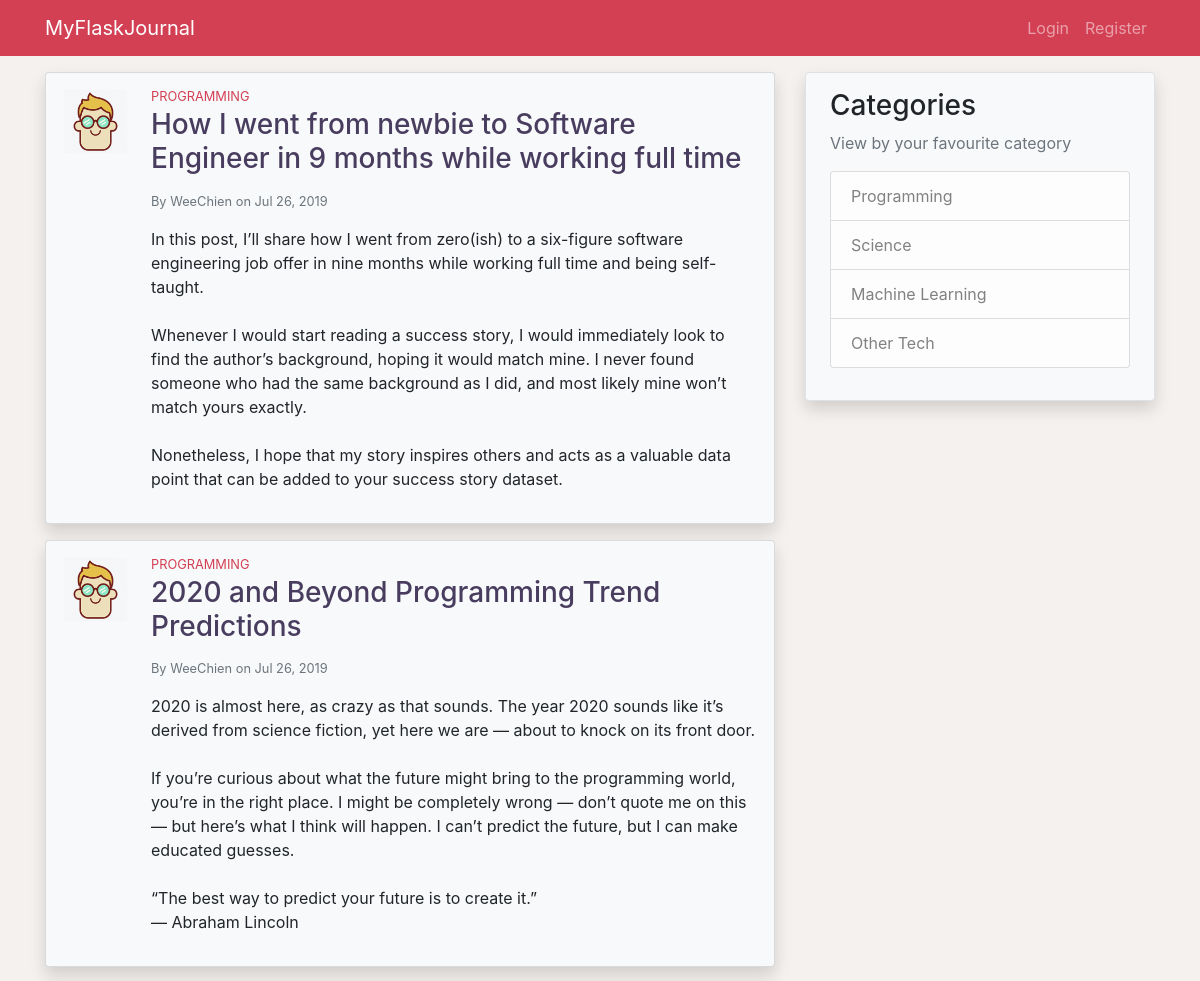
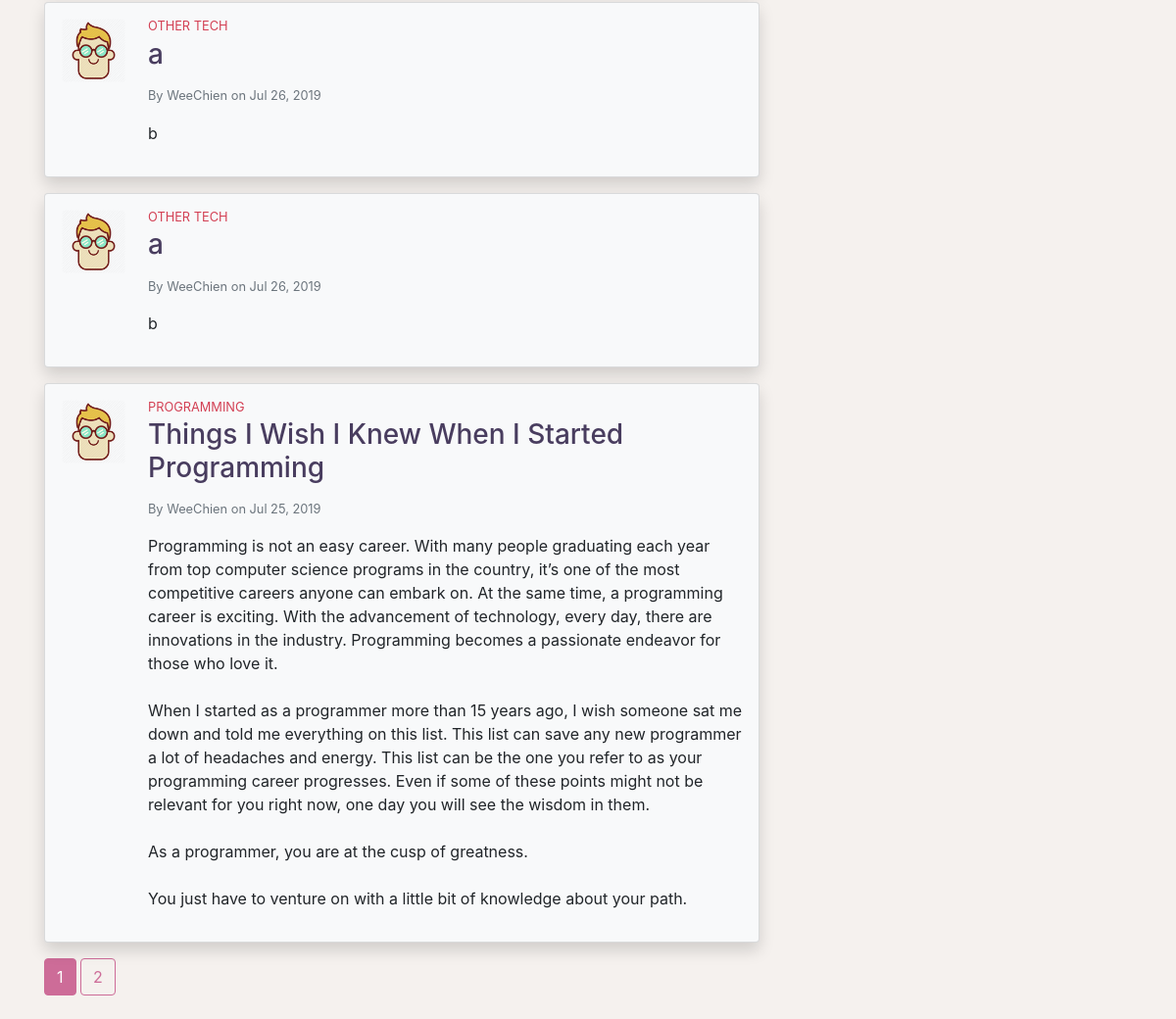
Page /home on the earlier database version (2 pictures, top to bottom).
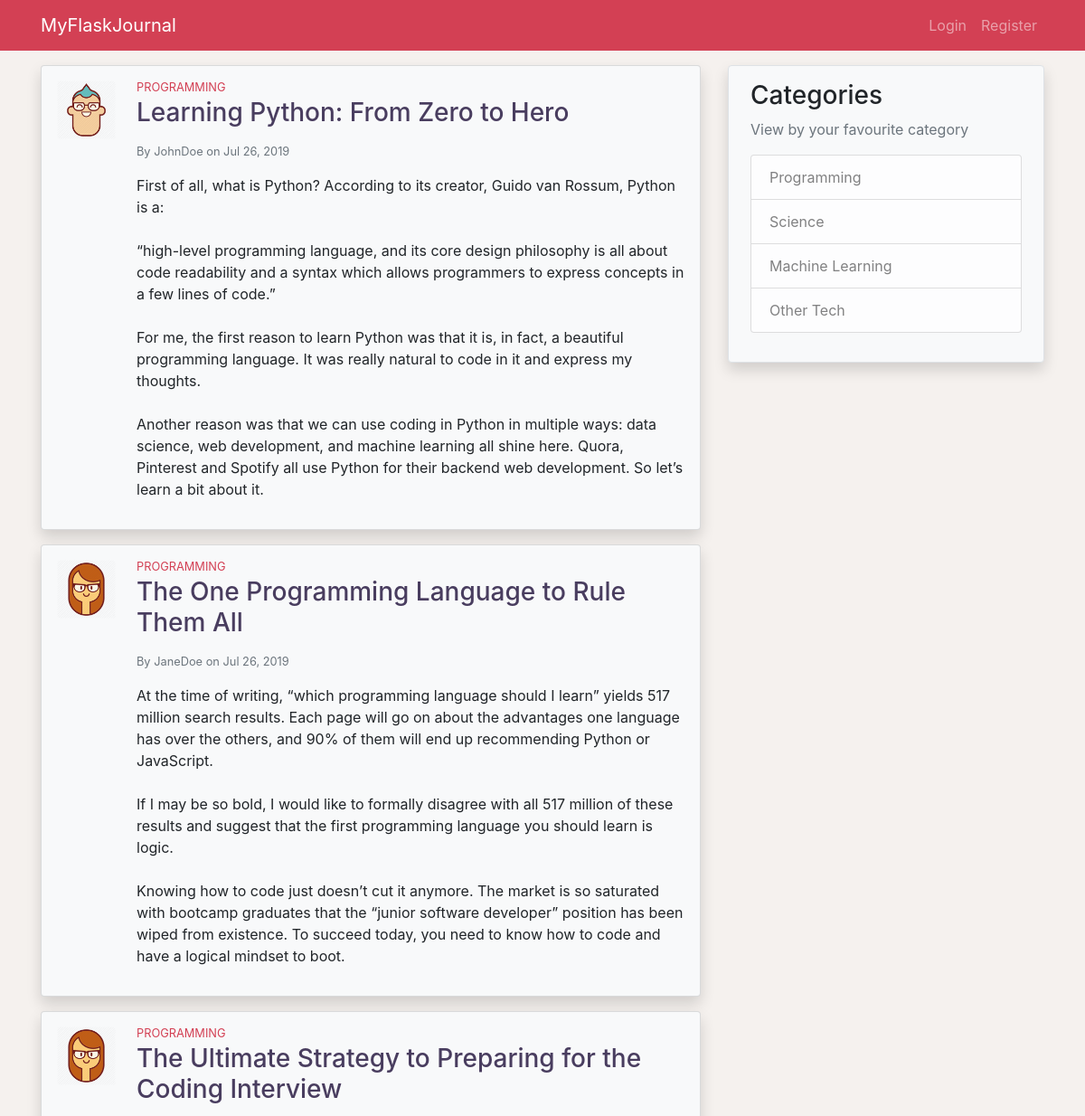
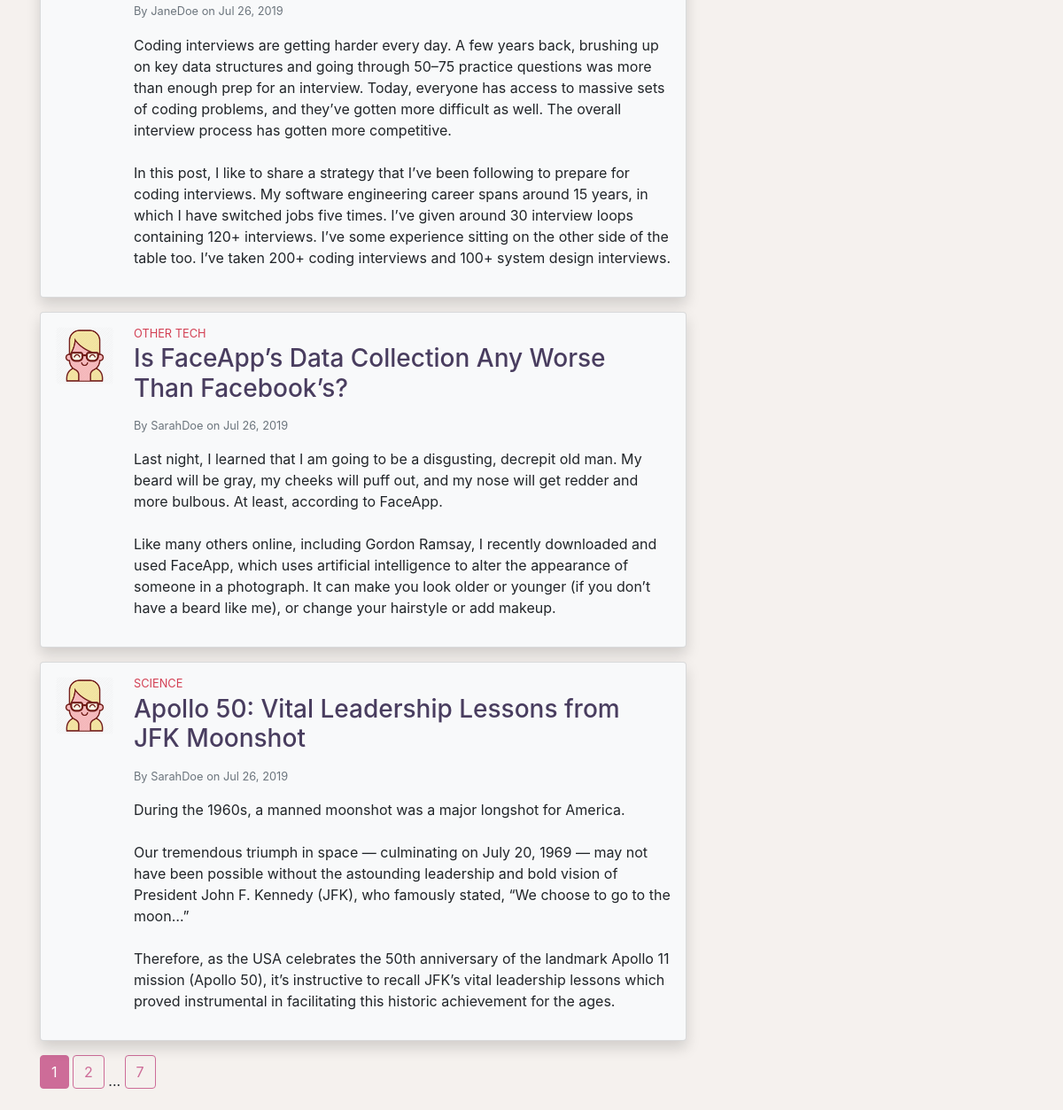
Same page on the later database version (2 pictures, top to bottom).
### application/models.py (models this page shows, shortened)
class Post(db.Model):
    id = db.Column(db.Integer, primary_key=True)
    title = db.Column(db.String(100), nullable=False)
    date_posted = db.Column(db.DateTime, nullable=False,
                            default=datetime.utcnow)
    content = db.Column(db.Text, nullable=False)
    category = db.Column(db.String(100), nullable=False)
    user_id = db.Column(db.Integer, db.ForeignKey('user.id'), nullable=False)

class User(db.Model, UserMixin):
    id = db.Column(db.Integer, primary_key=True)
    username = db.Column(db.String(20), unique=True, nullable=False)
    email = db.Column(db.String(120), unique=True, nullable=False)
    image_file = db.Column(db.String(20), nullable=False,
                           default='default.jpg')
    password = db.Column(db.String(60), nullable=False)
    posts = db.relationship('Post', backref='author', lazy=True)

### application/main/routes.py (the view)
@main.route('/')
@main.route('/home')
def index():
    page = request.args.get('page', 1, type=int)
    posts = Post.query.order_by(
        Post.date_posted.desc()).paginate(page=page, per_page=5)
    return render_template('index.html', title='Home', posts=posts)

### application/templates/index.html (shortened to what this page needs)
{% extends 'layout.html' %}
{% block content %}
    {% for post in posts.items %}
        <div class="card mb-3 p-3 shadow bg-light">
            <div class="row">
                <div class="ml-3 mb-3 pr-2">
                    <img src="{{ url_for('static', filename='profile_pics/' + post.author.image_file) }}" class="post-img rounded mx-md-auto d-block">
                </div>
                <div class="col">
                    <h6 class="post-category mb-1 small">
                    </h6>
                    <h3 class="post-title mb-3">
                        <a class="clean-a" href="{{ url_for('posts.post', post_id=post.id) }}">{{ post.title }}</a>
                    </h3>
                    <div class="text-muted small mb-3">
                        By <a class="clean-a" href="{{ url_for('users.user_posts', username=post.author.username) }}">{{ post.author.username }}</a>
                        on {{ post.date_posted.strftime('%b %d, %Y')}}
                    </div>
                    <p class="post-content">{{ post.content }}</p>
                </div>
            </div>
        </div>
    {% endfor %}
    {% for page_num in posts.iter_pages(left_edge=1, right_edge=1, left_current=1, right_current=2) %}
        {% if page_num %}
            {% if page_num == posts.page %}
                <a href="{{ url_for('main.index', page=page_num) }}" class="btn btn-info mb-4">{{ page_num }}</a>
            {% else %}
                <a href="{{ url_for('main.index', page=page_num) }}" class="btn btn-outline-info mb-4">{{ page_num }}</a>
            {% endif %}
        {% else %}
            ...
        {% endif %}
    {% endfor %}
{% endblock %}

Differences in the rows shown:
no longer on this page (row unchanged): Post: image_file (picture), category "PROGRAMMING", title "How I went from newbie to Software Engineer in 9 months while working full time", author.username "WeeChien", date_posted "Jul 26, 2019", content "In this post, I’ll share how I went from zero(ish) to a six-figure software engineering job offer in nine months while working full time and being self-taught. Whenever I would start reading a success story, I would immediately look to find the author’s background, hoping it would match mine. I never found someone who had the same background as I did, and most likely mine won’t match yours exactly. Nonetheless, I hope that my story inspires others and acts as a valuable data point that can be added to your success story dataset."
no longer on this page (row unchanged): Post: image_file (picture), category "PROGRAMMING", title "2020 and Beyond Programming Trend Predictions", author.username "WeeChien", date_posted "Jul 26, 2019", content "2020 is almost here, as crazy as that sounds. The year 2020 sounds like it’s derived from science fiction, yet here we are — about to knock on its front door. If you’re curious about what the future might bring to the programming world, you’re in the right place. I might be completely wrong — don’t quote me on this— but here’s what I think will happen. I can’t predict the future, but I can make educated guesses. “The best way to predict your future is to create it.” ― Abraham Lincoln"
no longer on this page (row edited): Post: image_file (picture), category "OTHER TECH", title "a", author.username "WeeChien", date_posted "Jul 26, 2019", content "b"
no longer on this page (row edited): Post: image_file (picture), category "OTHER TECH", title "a", author.username "WeeChien", date_posted "Jul 26, 2019", content "b"
no longer on this page (row unchanged): Post: image_file (picture), category "PROGRAMMING", title "Things I Wish I Knew When I Started Programming", author.username "WeeChien", date_posted "Jul 25, 2019", content "Programming is not an easy career. With many people graduating each year from top computer science programs in the country, it’s one of the most competitive careers anyone can embark on. At the same time, a programming career is exciting. With the advancement of technology, every day, there are innovations in the industry. Programming becomes a passionate endeavor for those who love it. When I started as a programmer more than 15 years ago, I wish someone sat me down and told me everything on this list. This list can save any new programmer a lot of headaches and energy. This list can be the one you refer to as your programming career progresses. Even if some of these points might not be…"
added Post: image_file (picture), category "PROGRAMMING", title "Learning Python: From Zero to Hero", author.username "JohnDoe", date_posted "Jul 26, 2019", content "First of all, what is Python? According to its creator, Guido van Rossum, Python is a: “high-level programming language, and its core design philosophy is all about code readability and a syntax which allows programmers to express concepts in a few lines of code.” For me, the first reason to learn Python was that it is, in fact, a beautiful programming language. It was really natural to code in it and express my thoughts. Another reason was that we can use coding in Python in multiple ways: data science, web development, and machine learning all shine here. Quora, Pinterest and Spotify all use Python for their backend web development. So let’s learn a bit about it."
added Post: image_file (picture), category "PROGRAMMING", title "The One Programming Language to Rule Them All", author.username "JaneDoe", date_posted "Jul 26, 2019", content "At the time of writing, “which programming language should I learn” yields 517 million search results. Each page will go on about the advantages one language has over the others, and 90% of them will end up recommending Python or JavaScript. If I may be so bold, I would like to formally disagree with all 517 million of these results and suggest that the first programming language you should learn is logic. Knowing how to code just doesn’t cut it anymore. The market is so saturated with bootcamp graduates that the “junior software developer” position has been wiped from existence. To succeed today, you need to know how to code and have a logical mindset to boot."
added Post: image_file (picture), category "PROGRAMMING", title "The Ultimate Strategy to Preparing for the Coding Interview", author.username "JaneDoe", date_posted "Jul 26, 2019", content "Coding interviews are getting harder every day. A few years back, brushing up on key data structures and going through 50–75 practice questions was more than enough prep for an interview. Today, everyone has access to massive sets of coding problems, and they’ve gotten more difficult as well. The overall interview process has gotten more competitive. In this post, I like to share a strategy that I’ve been following to prepare for coding interviews. My software engineering career spans around 15 years, in which I have switched jobs five times. I’ve given around 30 interview loops containing 120+ interviews. I’ve some experience sitting on the other side of the table too. I’ve taken 200+…"
added Post: image_file (picture), category "OTHER TECH", title "Is FaceApp’s Data Collection Any Worse Than Facebook’s?", author.username "SarahDoe", date_posted "Jul 26, 2019", content "Last night, I learned that I am going to be a disgusting, decrepit old man. My beard will be gray, my cheeks will puff out, and my nose will get redder and more bulbous. At least, according to FaceApp. Like many others online, including Gordon Ramsay, I recently downloaded and used FaceApp, which uses artificial intelligence to alter the appearance of someone in a photograph. It can make you look older or younger (if you don’t have a beard like me), or change your hairstyle or add makeup."
added Post: image_file (picture), category "SCIENCE", title "Apollo 50: Vital Leadership Lessons from JFK Moonshot", author.username "SarahDoe", date_posted "Jul 26, 2019", content "During the 1960s, a manned moonshot was a major longshot for America. Our tremendous triumph in space — culminating on July 20, 1969 — may not have been possible without the astounding leadership and bold vision of President John F. Kennedy (JFK), who famously stated, “We choose to go to the moon…” Therefore, as the USA celebrates the 50th anniversary of the landmark Apollo 11 mission (Apollo 50), it’s instructive to recall JFK’s vital leadership lessons which proved instrumental in facilitating this historic achievement for the ages."
Other differences:
new list line: "7"
